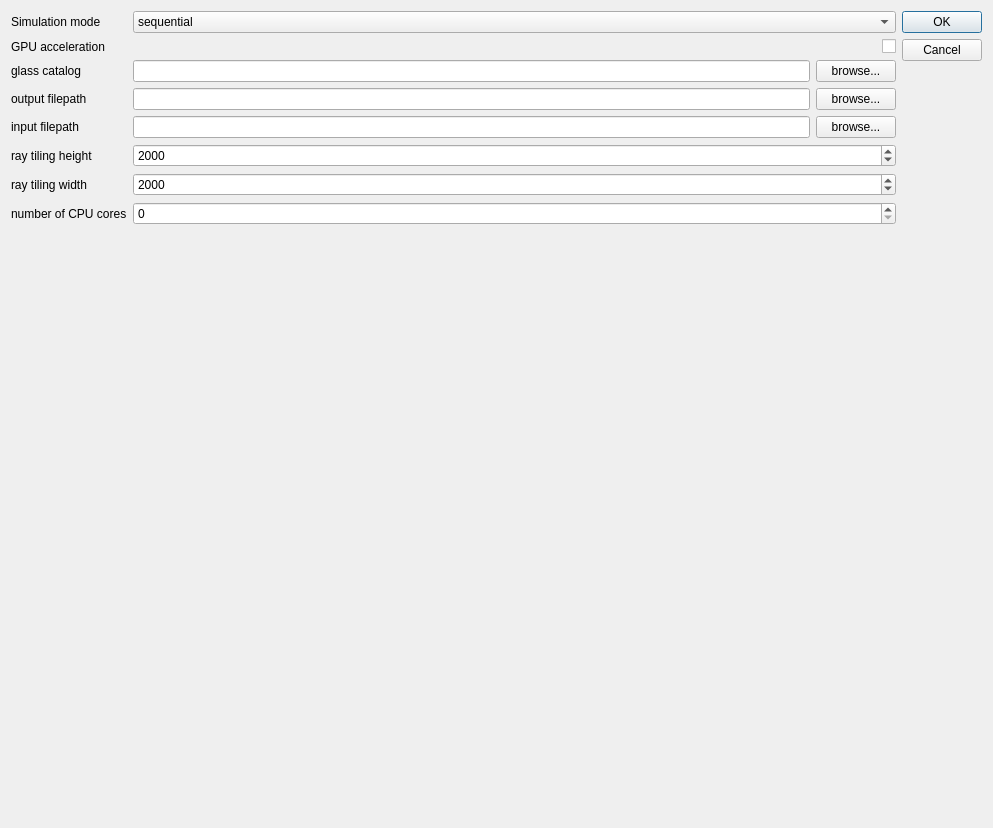
<?xml version="1.0" encoding="UTF-8"?>
<ui version="4.0">
 <class>Dialog_SimConfig</class>
 <widget class="QDialog" name="Dialog_SimConfig">
  <property name="geometry">
   <rect>
    <x>0</x>
    <y>0</y>
    <width>993</width>
    <height>828</height>
   </rect>
  </property>
  <property name="windowTitle">
   <string>Dialog</string>
  </property>
  <layout class="QGridLayout" name="gridLayout">
   <item row="0" column="0">
    <layout class="QFormLayout" name="formLayout">
     <property name="fieldGrowthPolicy">
      <enum>QFormLayout::AllNonFixedFieldsGrow</enum>
     </property>
     <item row="0" column="0">
      <widget class="QLabel" name="label">
       <property name="text">
        <string>Simulation mode</string>
       </property>
      </widget>
     </item>
     <item row="0" column="1">
      <widget class="QComboBox" name="comboBox_SimMode">
       <property name="autoFillBackground">
        <bool>false</bool>
       </property>
       <item>
        <property name="text">
         <string>sequential</string>
        </property>
       </item>
       <item>
        <property name="text">
         <string>non sequential</string>
        </property>
       </item>
      </widget>
     </item>
     <item row="1" column="0">
      <widget class="QLabel" name="label_2">
       <property name="text">
        <string>GPU acceleration</string>
       </property>
      </widget>
     </item>
     <item row="1" column="1">
      <widget class="QCheckBox" name="checkBox_GPU">
       <property name="layoutDirection">
        <enum>Qt::RightToLeft</enum>
       </property>
       <property name="text">
        <string/>
       </property>
      </widget>
     </item>
     <item row="3" column="0">
      <widget class="QLabel" name="labelGlassCatalog">
       <property name="sizePolicy">
        <sizepolicy hsizetype="Preferred" vsizetype="Preferred">
         <horstretch>0</horstretch>
         <verstretch>0</verstretch>
        </sizepolicy>
       </property>
       <property name="text">
        <string>glass catalog</string>
       </property>
      </widget>
     </item>
     <item row="3" column="1">
      <layout class="QHBoxLayout" name="horizontalLayout">
       <item>
        <widget class="QLineEdit" name="lineEditGlassCatalog"/>
       </item>
       <item>
        <widget class="QPushButton" name="buttonGlassCatalog">
         <property name="text">
          <string>browse...</string>
         </property>
        </widget>
       </item>
      </layout>
     </item>
     <item row="4" column="0">
      <widget class="QLabel" name="labelOutputFilePath">
       <property name="text">
        <string>output filepath</string>
       </property>
      </widget>
     </item>
     <item row="4" column="1">
      <layout class="QHBoxLayout" name="horizontalLayout_2">
       <item>
        <widget class="QLineEdit" name="lineEditOutputFilePath"/>
       </item>
       <item>
        <widget class="QPushButton" name="buttonOutputFilePath">
         <property name="text">
          <string>browse...</string>
         </property>
        </widget>
       </item>
      </layout>
     </item>
     <item row="8" column="0">
      <widget class="QLabel" name="labelSubsetHeight">
       <property name="text">
        <string>ray tiling height</string>
       </property>
      </widget>
     </item>
     <item row="8" column="1">
      <widget class="QSpinBox" name="sBoxSubsetHeight">
       <property name="maximum">
        <number>999999999</number>
       </property>
       <property name="singleStep">
        <number>1</number>
       </property>
       <property name="value">
        <number>2000</number>
       </property>
      </widget>
     </item>
     <item row="9" column="0">
      <widget class="QLabel" name="labelSubsetWidth">
       <property name="text">
        <string>ray tiling width</string>
       </property>
      </widget>
     </item>
     <item row="9" column="1">
      <widget class="QSpinBox" name="sBoxSubsetWidth">
       <property name="maximum">
        <number>999999999</number>
       </property>
       <property name="value">
        <number>2000</number>
       </property>
      </widget>
     </item>
     <item row="10" column="0">
      <widget class="QLabel" name="labelCPUNumber">
       <property name="text">
        <string>number of CPU cores</string>
       </property>
      </widget>
     </item>
     <item row="10" column="1">
      <widget class="QSpinBox" name="sBoxCPUNumber"/>
     </item>
     <item row="7" column="0">
      <widget class="QLabel" name="labelInputFilePath">
       <property name="text">
        <string>input filepath</string>
       </property>
      </widget>
     </item>
     <item row="7" column="1">
      <layout class="QHBoxLayout" name="horizontalLayout_3">
       <item>
        <widget class="QLineEdit" name="lineEditInputFilePath"/>
       </item>
       <item>
        <widget class="QPushButton" name="buttonInputFilePath">
         <property name="text">
          <string>browse...</string>
         </property>
        </widget>
       </item>
      </layout>
     </item>
    </layout>
   </item>
   <item row="0" column="1">
    <widget class="QDialogButtonBox" name="buttonBox">
     <property name="orientation">
      <enum>Qt::Vertical</enum>
     </property>
     <property name="standardButtons">
      <set>QDialogButtonBox::Cancel|QDialogButtonBox::Ok</set>
     </property>
    </widget>
   </item>
  </layout>
 </widget>
 <resources/>
 <connections>
  <connection>
   <sender>buttonBox</sender>
   <signal>accepted()</signal>
   <receiver>Dialog_SimConfig</receiver>
   <slot>accept()</slot>
   <hints>
    <hint type="sourcelabel">
     <x>248</x>
     <y>254</y>
    </hint>
    <hint type="destinationlabel">
     <x>157</x>
     <y>274</y>
    </hint>
   </hints>
  </connection>
  <connection>
   <sender>buttonBox</sender>
   <signal>rejected()</signal>
   <receiver>Dialog_SimConfig</receiver>
   <slot>reject()</slot>
   <hints>
    <hint type="sourcelabel">
     <x>316</x>
     <y>260</y>
    </hint>
    <hint type="destinationlabel">
     <x>286</x>
     <y>274</y>
    </hint>
   </hints>
  </connection>
 </connections>
</ui>
